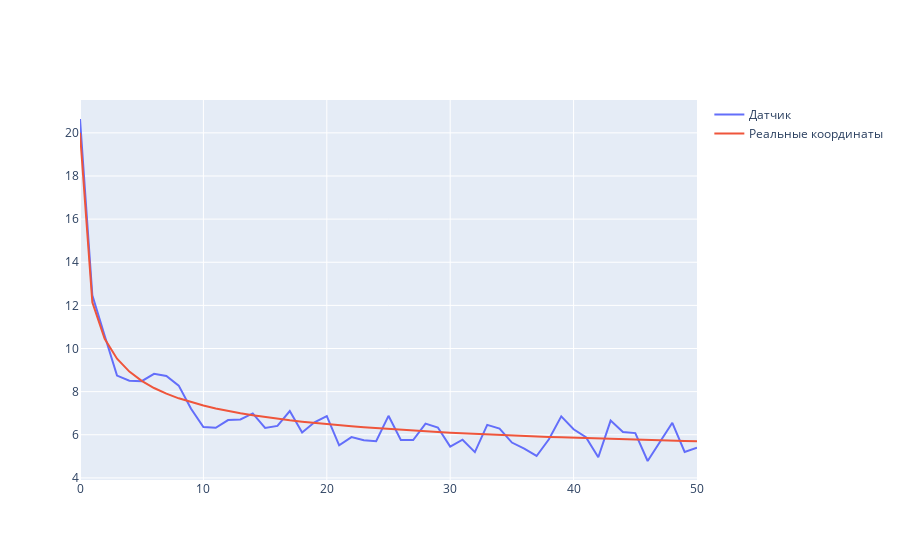

Write notebook code for a chart like this one.
### Code cell
fading=go.Figure()
fading.add_trace(go.Scatter(x= list(range(0, sz)), y=z_fading, name="Датчик"))
ideal_fading=[]
for i in range(sz):
    ideal_fading.append(20-10*atan(sqrt(i)))
fading.add_trace(go.Scatter(x= list(range(0, sz)), y=ideal_fading, name="Реальные координаты"))
fading.show()
